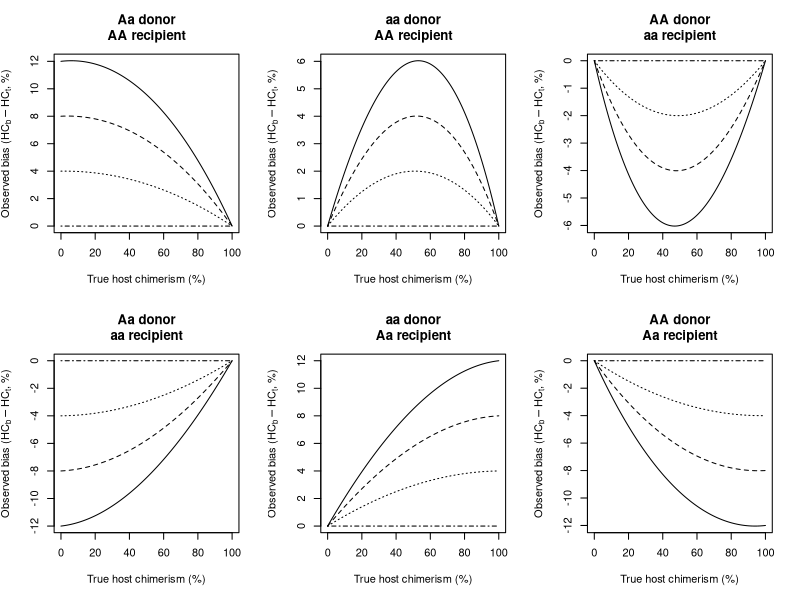

Recreate this plot in R. (Note: this script raises an error after producing the figure.)
par(mfrow=c(2,3))
b.max=0.06
b.vec <- seq(b.max, 0.0, -b.max/3)
b.vec
c=seq(0,1,0.0001)
onePlot <- data.frame(bias = c(), obsbias = c(), constellation = c(), HC = c())


# Aa donor, AA recipient
for(i in 1:length(b.vec)){
  b = b.vec[i]
  ref = (1+c)*(1-2*b)/((1+c )*(1-2*b) + (1-c)*(1+2*b))
  est = 1 - (1 - ref)*2
  if(i ==1){
    plot(100*c, 100*(c-est), type = "l", xlab = "True host chimerism (%)", ylab = expression("Observed bias ("*HC[b] - HC[t]*", %)"), main="Aa donor\nAA recipient")
  } else {
    lines(100*c, 100*(c-est), lty=i)
  }
  onePlot <- rbind(onePlot, data.frame(bias=b.vec[i], obsbias=100*(c-est), constellation = "type-II: Aa/AA", HC = 100*c))
}

# aa donor, AA recipient
for(i in 1:length(b.vec)){
  b = b.vec[i]
  ref = c*(1-2*b)/(c*(1-2*b) + (1-c)*(1+2*b))
  est = ref
  if(i ==1){
    plot(100*c, 100*(c-est), type = "l", xlab = "True host chimerism (%)", ylab = expression("Observed bias ("*HC[b] - HC[t]*", %)"), main="aa donor\nAA recipient")
  } else {
    lines(100*c, 100*(c-est), lty=i)
  }
  onePlot <- rbind(onePlot, data.frame(bias=b.vec[i], obsbias=100*(c-est), constellation = "type-I: aa/AA", HC = 100*c))
}

# AA donor aa recipient
for(i in 1:length(b.vec)){
  b = b.vec[i]
  ref = (1-c)*(1-2*b)/((1-c)*(1-2*b)+(c)*(1+2*b))
  est = 1 - ref
  if(i ==1){
    plot(100*c, 100*(c-est), type = "l", xlab = "True host chimerism (%)", ylab = expression("Observed bias ("*HC[b] - HC[t]*", %)"), main="AA donor\naa recipient")
  } else {
    lines(100*c, 100*(c-est), lty=i)
  }
  onePlot <- rbind(onePlot, data.frame(bias=b.vec[i], obsbias=100*(c-est), constellation = "type-I: AA/aa", HC = 100*c))
  
}

# Aa donor aa recipient
for(i in 1:length(b.vec)){
  b = b.vec[i]
  ref = (1-c)*(1-2*b)/((1-c)*(1-2*b)+(1+c)*(1+2*b))
  est = 1 - ref*2
  if(i ==1){
    plot(100*c, 100*(c-est), type = "l", xlab = "True host chimerism (%)", ylab = expression("Observed bias ("*HC[b] - HC[t]*", %)"), main="Aa donor\naa recipient")
  } else {
    lines(100*c, 100*(c-est), lty=i)
  }
  onePlot <- rbind(onePlot, data.frame(bias=b.vec[i], obsbias=100*(c-est), constellation = "type-II: Aa/aa", HC = 100*c))
}

# aa donor Aa recipient
for(i in 1:length(b.vec)){
  b = b.vec[i]
  ref = (c)*(1-2*b)/((c)*(1-2*b)+(2-c)*(1+2*b))
  est = ref * 2
  if(i ==1){
    plot(100*c, 100*(c-est), type = "l", xlab = "True host chimerism (%)", ylab = expression("Observed bias ("*HC[b] - HC[t]*", %)"), main="aa donor\nAa recipient")
  } else {
    lines(100*c, 100*(c-est), lty=i)
  }
  onePlot <- rbind(onePlot, data.frame(bias=b.vec[i], obsbias=100*(c-est), constellation = "type-I: aa/Aa", HC = 100*c))
}

# AA donor Aa recipient
for(i in 1:length(b.vec)){
  b = b.vec[i]
  ref = (2-c)*(1-2*b)/((2-c)*(1-2*b)+(c)*(1+2*b))
  est = (1 - ref) * 2
  if(i ==1){
    plot(100*c, 100*(c-est), type = "l", xlab = "True host chimerism (%)", ylab = expression("Observed bias ("*HC[b] - HC[t]*", %)"), main="AA donor\nAa recipient")
  } else {
    lines(100*c, 100*(c-est), lty=i)
  }
  onePlot <- rbind(onePlot, data.frame(bias=b.vec[i], obsbias=100*(c-est), constellation = "type-I: AA/Aa", HC = 100*c))
  
}
onePlot$bias <- as.factor(onePlot$bias)

# combine in one plot
library(ggplot2)
a=ggplot(onePlot[onePlot$constellation == unique(onePlot$constellation)[1],], aes(x=HC, y=obsbias, group=bias))+
  geom_line(aes(colour=bias))+
  theme_bw()+
  ylab(expression("Observed bias ("*HC[b] - HC[t]*", %)"))+xlab("True host chimerism (%)")+
  scale_colour_manual(values=c("#000000", "#555555", "#999999", "#CCCCCC")) +
  theme(panel.border = element_blank(), legend.position = "none")
b=ggplot(onePlot[onePlot$constellation == unique(onePlot$constellation)[2],], aes(x=HC, y=obsbias, group=bias))+
  geom_line(aes(colour=bias))+
  theme_bw()+
  ylab(expression("Observed bias ("*HC[b] - HC[t]*", %)"))+xlab("True host chimerism (%)")+
  scale_colour_manual(values=c("#000000", "#555555", "#999999", "#CCCCCC")) +
  theme(panel.border = element_blank(), legend.position = "none")
c=ggplot(onePlot[onePlot$constellation == unique(onePlot$constellation)[3],], aes(x=HC, y=obsbias, group=bias))+
  geom_line(aes(colour=bias))+
  theme_bw()+
  ylab(expression("Observed bias ("*HC[b] - HC[t]*", %)"))+xlab("True host chimerism (%)")+
  scale_colour_manual(values=c("#000000", "#555555", "#999999", "#CCCCCC")) +
  theme(panel.border = element_blank(), legend.position = "none")
d=ggplot(onePlot[onePlot$constellation == unique(onePlot$constellation)[4],], aes(x=HC, y=obsbias, group=bias))+
  geom_line(aes(colour=bias))+
  theme_bw()+
  ylab(expression("Observed bias ("*HC[b] - HC[t]*", %)"))+xlab("True host chimerism (%)")+
  scale_colour_manual(values=c("#000000", "#555555", "#999999", "#CCCCCC")) +
  theme(panel.border = element_blank(), legend.position = "none")
e=ggplot(onePlot[onePlot$constellation == unique(onePlot$constellation)[5],], aes(x=HC, y=obsbias, group=bias))+
  geom_line(aes(colour=bias))+
  theme_bw()+
  ylab(expression("Observed bias ("*HC[b] - HC[t]*", %)"))+xlab("True host chimerism (%)")+
  scale_colour_manual(values=c("#000000", "#555555", "#999999", "#CCCCCC")) +
  theme(panel.border = element_blank(), legend.position = "none")
f=ggplot(onePlot[onePlot$constellation == unique(onePlot$constellation)[6],], aes(x=HC, y=obsbias, group=bias))+
  geom_line(aes(colour=bias))+
  theme_bw()+
  ylab(expression("Observed bias ("*HC[b] - HC[t]*", %)"))+xlab("True host chimerism (%)")+
  scale_colour_manual(values=c("#000000", "#555555", "#999999", "#CCCCCC")) +
  theme(panel.border = element_blank(), legend.position = "none")
pdf("~/Desktop/Figure2.pdf", width = 12, height = 6)
plot_grid(plotlist=list(a,b,c,d,e,f), labels = "AUTO")
dev.off()